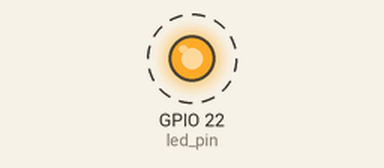
A program run on a simulated Raspberry Pi (BCM pin numbers). Parts: output pins drawn as LEDs (lit = HIGH). Dashed ring = blinking. At 5.0 s the program stops and its outputs stay as they are.

Above: at 0.12 s.
Timing chart, 0 to 3.0 s (numbered marks = the images above):
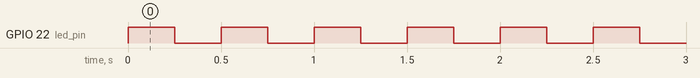

Measured:
- by itself, GPIO 22 (led_pin): alternates HIGH for 0.25 s and LOW for 0.25 s, 20 changes in all, then stays LOW

The program:

blink_led__1_.py
```python
#blink_led.py
import RPi.GPIO as GPIO
from time import sleep

def blink_delay(led_pin,delay_time,upper_limit):
    for i in range(0,upper_limit):
        GPIO.output(led_pin,True)
        sleep(delay_time)
        GPIO.output(led_pin,False)
        sleep(delay_time)

def main():
    GPIO.setmode(GPIO.BCM)
    led_pin = 22 #GPIO 22
    GPIO.setup(led_pin,GPIO.OUT)
    blink_delay(led_pin,0.25,10)
    GPIO.cleanup()

main()
```
